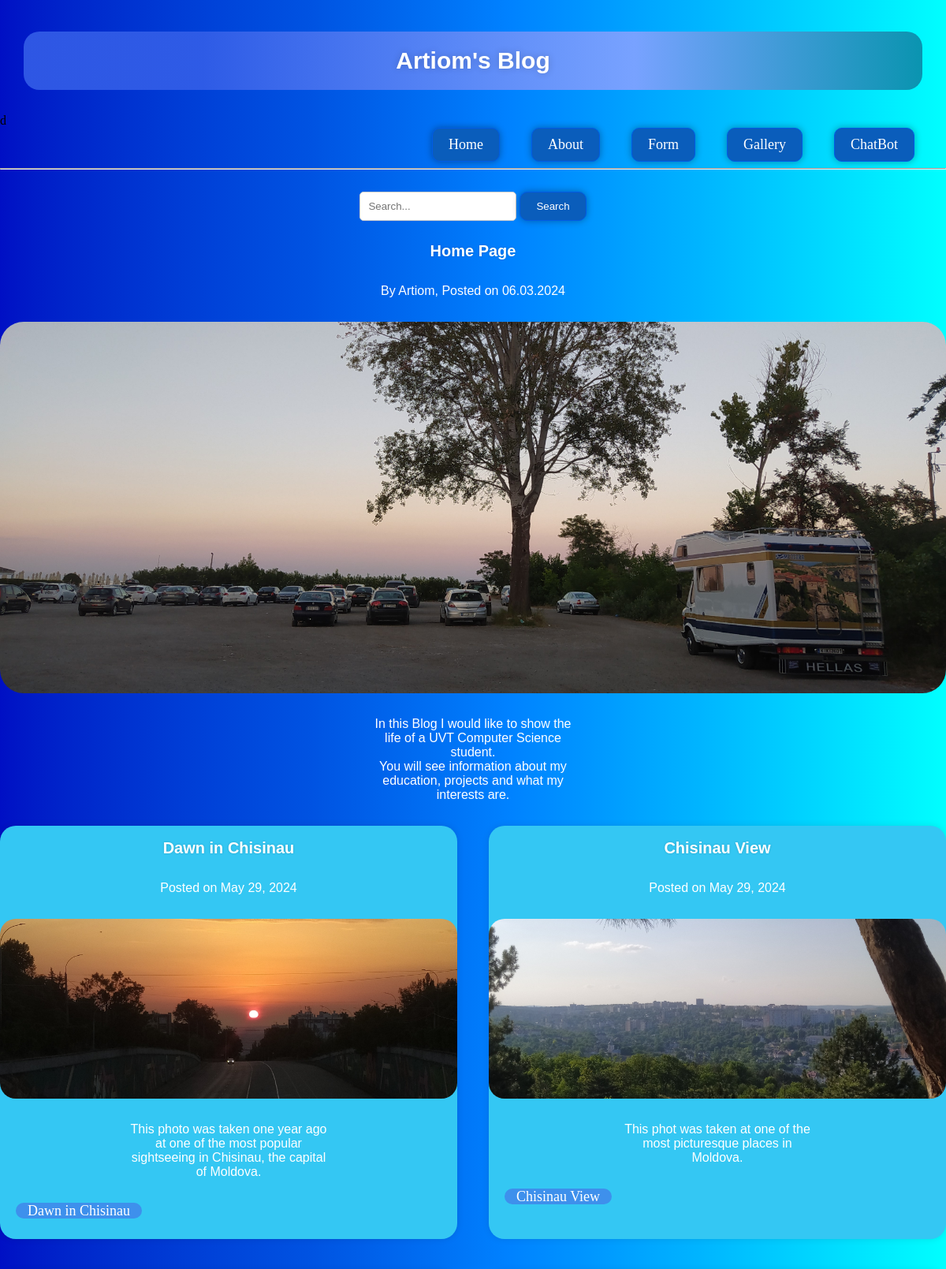
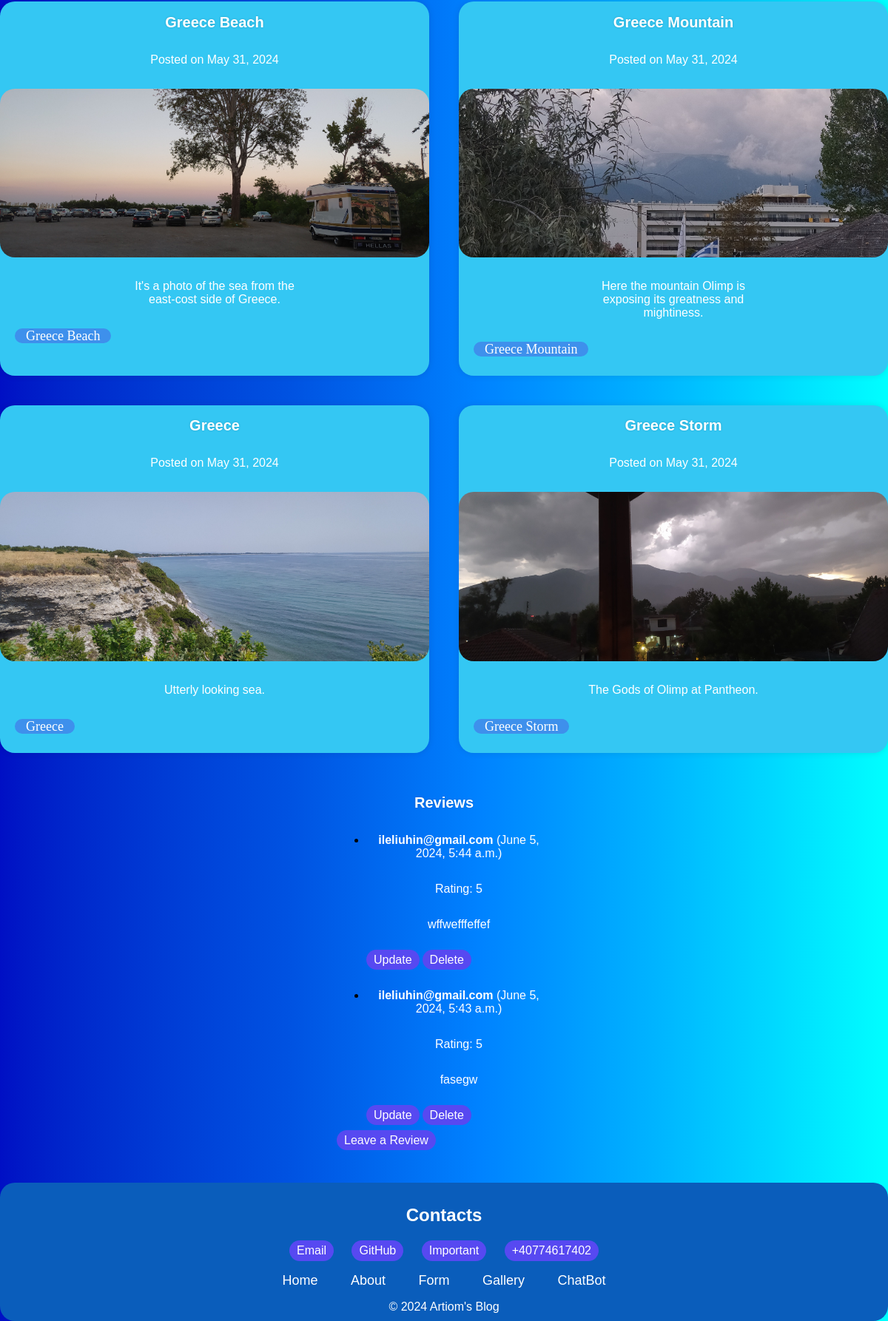
The page / on the database its author committed (2 pictures, top to bottom).
### myapp/models.py (models this page shows, shortened)
class Post(models.Model):
    title = models.CharField(max_length=30)
    post_date = models.DateField()
    image = models.ImageField(upload_to='static/Images/')
    paragraph = models.TextField(max_length=250)
    more_details_for_the_dedicated_page = models.TextField(max_length=2500, default=' ')

class Review(models.Model):
    email = models.EmailField()
    rating = models.IntegerField(choices=[(i, i) for i in range(1, 6)])
    comment = models.TextField()
    date = models.DateTimeField(auto_now_add=True)

### myapp/views.py (the view)
# urls.py: path('', views.home, name='home'),
def home(request):
    posts = Post.objects.all()
    reviews = Review.objects.all().order_by('-date')
    return render(request, 'html/index.html', {'posts': posts, 'reviews': reviews})

### myapp/templates/html/index.html (shortened to what this page needs)
<!DOCTYPE html>
<html lang="en">
<head>
    {% load static %}
    <link rel="stylesheet" type="text/css" href="{% static 'css/index.css'%}">
</head>
<body class="backgr">
    <header class="fade-in">
        <h1 id="bighead">Artiom's Blog</h1>
        <nav>d
            <div class="navdiv">
                <a href="{% url 'home' %}">Home</a>
                <a href="{% url 'about' %}">About</a>
                <a href="{% url 'form' %}">Form</a>
                <a href="{% url 'gallery' %}">Gallery</a>
                <a href="{% url 'chatbot' %}">ChatBot</a>
            </div>
        </nav>
        <hr>
    </header>
    <main class="fade-in">
        <div id="searchContainer">
            <input type="text" id="searchInput" placeholder="Search...">
            <button id="searchButton" onclick="searchPosts()">Search</button>
        </div>
        <div>
            <section>
                <h1 class="ihead">Home Page</h1>
                <p>By Artiom, Posted on 06.03.2024</p>
                <img src="{% static 'Images/greece-beach.JPEG' %}" alt="Greece" title="Greece">
                <p>In this Blog I would like to show the life of a UVT Computer Science student.<br>
                    You will see information about my education, projects and what my interests are.
                </p>
            </section>
        </div>
        {% block content %}
        {% for post in posts %}
        <article>
            <h1 class="ihead">{{ post.title }}</h1>
            <p id="ppostid">Posted on {{ post.post_date }}</p>
            <img src="{{ post.image.url }}" alt="imgimg">
            <p>{{ post.paragraph }}</p>
            <a href="{% url 'post_detail' post.id %}">{{ post.title }}</a>
        </article>
        {% endfor %}
        <section>
            <h2 class="ihead">Reviews</h2>
            <ul>
           {% for review in reviews %}
                <li>
                    <p><strong>{{ review.email }}</strong> ({{ review.date }})</p>
                    <p>Rating: {{ review.rating }}</p>
                    <p>{{ review.comment }}</p>
                    <a href="{% url 'update_review' review.id %}">Update</a>
                    <a href="{% url 'delete_review' review.id %}">Delete</a>
                </li>
            {% endfor %}
            </ul>
            <a href="{% url 'submit_review' %}">Leave a Review</a>
        </section>
        {% endblock %}
    </main>
    <footer>
        <h2>Contacts</h2>
        <div class="footerContacts">
            <ul>
                <li><a href="mailto: aleliuhin@gmail.com" target="_blank">Email</a></li>
                <li><a href="https://github.com/ALeliuhin" target="_blank">GitHub</a></li>
                <li><a href="https://www.youtube.com/watch?v=dQw4w9WgXcQ" target="_blank">Important</a></li>
                <li><a href="tel:+40774617402" target="_blank">+40774617402</a></li>
            </ul>
        </div>
        <div class="footerNav">
            <ul>
                <li><a href="{% url 'home' %}">Home</a></li>
                <li><a href="{% url 'about' %}">About</a></li>
                <li><a href="{% url 'form' %}">Form</a></li>
                <li><a href="{% url 'gallery' %}">Gallery</a></li>
                <li><a href="{% url 'chatbot' %}">ChatBot</a></li>
            </ul>
        </div>
        &copy; 2024 Artiom's Blog
    </footer>
</body>
</html>

### myapp/static/css/index.css (style rules this page uses)
p { max-width: 250px; color: rgb(255, 255, 255); font-family: Arial, sans-serif; text-align: center; margin: auto; margin-top: 30px; margin-bottom: 30px; }
.fade-in { animation: fadeIn 1.3s ease-out; }
article { padding-bottom: 25px; margin-bottom: 40px; background-color: #34c7f3; border-radius: 20px; box-shadow: 0 0 10px rgba(0, 0, 0, 0.1); }
article h1 { font-size: 24px; margin-bottom: 10px; }
article p { font-size: 16px; color: #ffffff; }
article img { display: block; margin: 0 auto 20px; max-width: 100%; border-radius: 20px; }
article a { color: #ffffff; padding: 40px, 40px; padding-left: 15px; padding-right: 15px; background-color: #3e90ec; align-self: center; font-size: 18px; text-decoration: none; margin: 0 20px; border-radius: 20px; }
main section { margin: auto; }
main section a { padding: 5px 10px; background-color: #5749f1; font-family: Arial, sans-serif; font-size: 16px; text-decoration: none; color: #ffffff; border-radius: 20px; }
footer { margin: auto; border-radius: 20px; margin-top: 3em; color: rgb(255, 255, 255); font-family: Arial, sans-serif; background: #0a5dbb; position: static; padding: 10px; clear: both; text-align: center; bottom: 0; }
.footerContacts ul, .footerNav ul { list-style-type: none; padding: 0; }
.footerContacts li, .footerNav li { display: inline; margin: 0 10px; }
.footerContacts a { display: inline-block; padding: 5px 10px; background-color: #5749f1; font-family: Arial, sans-serif; font-size: 16px; text-decoration: none; color: #ffffff; border-radius: 20px; }
.footerNav a { font-size: 18px; text-decoration: none; color: #ffffff; margin: 0 10px; }
.navdiv { display: flex; justify-content: flex-end; }
.navdiv a { display: inline-block; padding: 10px 20px; margin-right: 40px; text-decoration: none; background-color: #0a5dbb; font-size: 18px; color: #ffffff; box-shadow: 0 0 10px rgba(0, 0, 0, 0.332); border: 1px solid #005ce6; border-radius: 10px; transition: background-color 0.6s, color 0.6s; font-family: Georgia, serif; }
#bighead { text-align: center; font-size: 30px; font-weight: bold; color: rgb(255, 255, 255); background-color: #84a5eb; background: linear-gradient(90deg, rgba(53, 95, 232, 0.872) 20%, rgb(120, 162, 255) 68%, rgb(10, 148, 176) 100%); font-family: Verdana, sans-serif; text-shadow: 0 0 10px rgba(0, 0, 0, 0.199); margin: 30px; padding: 20px; margin-top: 40px; background-position: center; border-radius: 20px; }
.ihead { text-align: center; color: rgb(255, 255, 255); font-size: 20px; font-weight: bold; text-shadow: 0 0 3px rgba(0, 0, 0, 0.175); font-family: Verdana, sans-serif; }
.backgr { margin: 0px; background-image: linear-gradient( to right in oklab, oklch(37% 0.26 259) 0%, 61%, oklch(81% 0.5 204) 100% ); }
img { display: block; margin-left: auto; margin-right: auto; border-radius: 30px; max-width: 100%; height: auto; }
#searchContainer { text-align: center; margin: auto; margin-top: 20px; }
#searchInput { margin-bottom: 10px; padding: 10px; border: 1px solid #ccc; border-radius: 5px; }
#searchButton { padding: 10px 20px; background-color: #0a5dbb; color: #fff; cursor: pointer; box-shadow: 0 0 10px rgba(0, 0, 0, 0.332); border: 1px solid #005ce6; border-radius: 10px; transition: background-color 0.6s, color 0.6s; }
@media screen and (min-width: 1024px) { main { display: flex; flex-wrap: wrap; justify-content: space-between; } }
@media screen and (min-width: 1024px) { article { flex-basis: calc(50% - 20px); } }

### rows shown on the page
Post: title "Dawn in Chisinau", post_date "May 29, 2024", image (picture), paragraph "This photo was taken one year ago at one of the most popular sightseeing in Chisinau, the capital of Moldova."
Post: title "Chisinau View", post_date "May 29, 2024", image (picture), paragraph "This phot was taken at one of the most picturesque places in Moldova."
Post: title "Greece Beach", post_date "May 31, 2024", image (picture), paragraph "It's a photo of the sea from the east-cost side of Greece."
Post: title "Greece Mountain", post_date "May 31, 2024", image (picture), paragraph "Here the mountain Olimp is exposing its greatness and mightiness."
Post: title "Greece", post_date "May 31, 2024", image (picture), paragraph "Utterly looking sea."
Post: title "Greece Storm", post_date "May 31, 2024", image (picture), paragraph "The Gods of Olimp at Pantheon."
Review: email "ileliuhin@gmail.com", date "June 5, 2024, 5:44 a.m.", rating "5", comment "wffwefffeffef"
Review: email "ileliuhin@gmail.com", date "June 5, 2024, 5:43 a.m.", rating "5", comment "fasegw"
